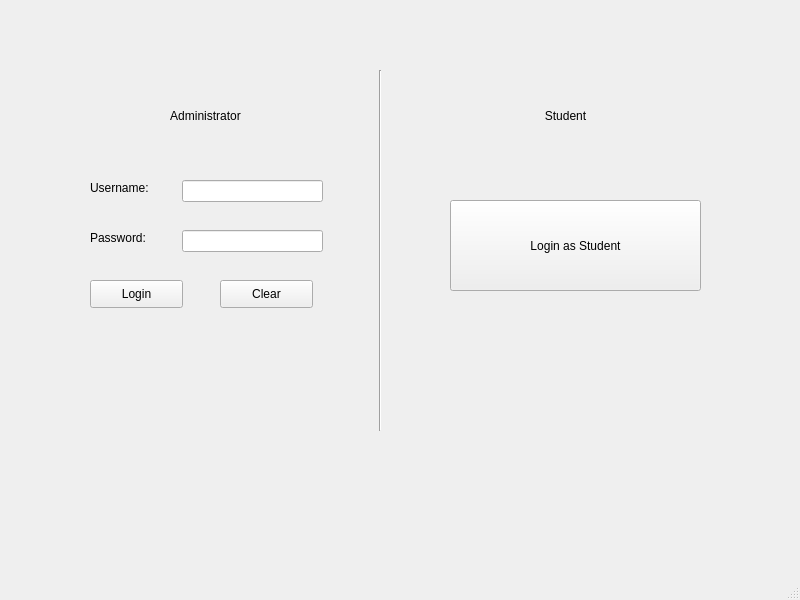
<?xml version="1.0" encoding="UTF-8"?>
<ui version="4.0">
 <class>MainWindow</class>
 <widget class="QMainWindow" name="MainWindow">
  <property name="geometry">
   <rect>
    <x>0</x>
    <y>0</y>
    <width>800</width>
    <height>600</height>
   </rect>
  </property>
  <property name="windowTitle">
   <string>MainWindow</string>
  </property>
  <widget class="QWidget" name="centralwidget">
   <widget class="QLineEdit" name="UserLineEdit">
    <property name="geometry">
     <rect>
      <x>182</x>
      <y>180</y>
      <width>141</width>
      <height>22</height>
     </rect>
    </property>
    <property name="echoMode">
     <enum>QLineEdit::Normal</enum>
    </property>
    <property name="cursorPosition">
     <number>0</number>
    </property>
   </widget>
   <widget class="QLineEdit" name="PWLineEdit">
    <property name="geometry">
     <rect>
      <x>182</x>
      <y>230</y>
      <width>141</width>
      <height>22</height>
     </rect>
    </property>
    <property name="echoMode">
     <enum>QLineEdit::Password</enum>
    </property>
    <property name="dragEnabled">
     <bool>false</bool>
    </property>
   </widget>
   <widget class="QPushButton" name="loginButton">
    <property name="geometry">
     <rect>
      <x>90</x>
      <y>280</y>
      <width>93</width>
      <height>28</height>
     </rect>
    </property>
    <property name="text">
     <string>Login</string>
    </property>
   </widget>
   <widget class="QPushButton" name="clearButton">
    <property name="geometry">
     <rect>
      <x>220</x>
      <y>280</y>
      <width>93</width>
      <height>28</height>
     </rect>
    </property>
    <property name="text">
     <string>Clear</string>
    </property>
   </widget>
   <widget class="QLabel" name="UserLabel">
    <property name="geometry">
     <rect>
      <x>90</x>
      <y>180</y>
      <width>71</width>
      <height>16</height>
     </rect>
    </property>
    <property name="text">
     <string>Username:</string>
    </property>
   </widget>
   <widget class="QLabel" name="PWLabel">
    <property name="geometry">
     <rect>
      <x>90</x>
      <y>230</y>
      <width>71</width>
      <height>16</height>
     </rect>
    </property>
    <property name="text">
     <string>Password:</string>
    </property>
   </widget>
   <widget class="QLabel" name="adminLabel">
    <property name="geometry">
     <rect>
      <x>110</x>
      <y>90</y>
      <width>191</width>
      <height>51</height>
     </rect>
    </property>
    <property name="text">
     <string>Administrator</string>
    </property>
    <property name="alignment">
     <set>Qt::AlignCenter</set>
    </property>
   </widget>
   <widget class="Line" name="line">
    <property name="geometry">
     <rect>
      <x>370</x>
      <y>70</y>
      <width>20</width>
      <height>361</height>
     </rect>
    </property>
    <property name="orientation">
     <enum>Qt::Vertical</enum>
    </property>
   </widget>
   <widget class="QLabel" name="studentLabel">
    <property name="geometry">
     <rect>
      <x>470</x>
      <y>90</y>
      <width>191</width>
      <height>51</height>
     </rect>
    </property>
    <property name="text">
     <string>Student</string>
    </property>
    <property name="alignment">
     <set>Qt::AlignCenter</set>
    </property>
   </widget>
   <widget class="QPushButton" name="pushButton">
    <property name="geometry">
     <rect>
      <x>450</x>
      <y>200</y>
      <width>251</width>
      <height>91</height>
     </rect>
    </property>
    <property name="text">
     <string>Login as Student</string>
    </property>
   </widget>
  </widget>
  <widget class="QMenuBar" name="menubar">
   <property name="geometry">
    <rect>
     <x>0</x>
     <y>0</y>
     <width>800</width>
     <height>26</height>
    </rect>
   </property>
  </widget>
  <widget class="QStatusBar" name="statusbar"/>
 </widget>
 <resources/>
 <connections>
  <connection>
   <sender>clearButton</sender>
   <signal>clicked()</signal>
   <receiver>MainWindow</receiver>
   <slot>buttonClickHandler()</slot>
   <hints>
    <hint type="sourcelabel">
     <x>459</x>
     <y>331</y>
    </hint>
    <hint type="destinationlabel">
     <x>472</x>
     <y>624</y>
    </hint>
   </hints>
  </connection>
 </connections>
 <slots>
  <slot>buttonClickHandler()</slot>
 </slots>
</ui>
